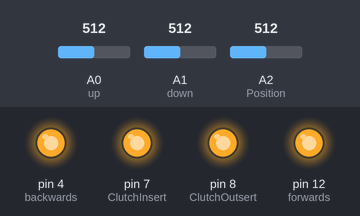
Simulated run of this sketch. Board: Arduino Uno, built with avr-gcc and run on an emulated ATmega328P. Parts: output pins drawn as LEDs (lit = HIGH). Dashed ring = blinking. Inputs (shaded band) come from the test bench; at power-on: A0 (up) = 512, A1 (down) = 512, A2 (Position) = 512. What the sketch prints to the serial monitor is not drawn.

Above: at 1.2 s.
1.3 s: A0 (up) set to 889
2.8 s: A0 (up) set to 908
At 3.1 s:
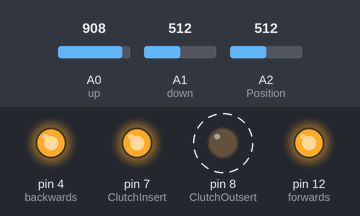
At 3.9 s:
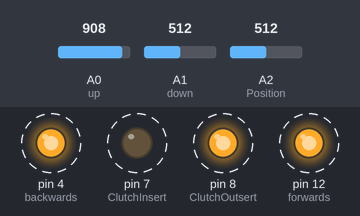
5.8 s: A1 (down) set to 910
At 7.02 s:
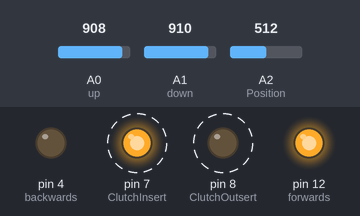
Timing chart, 0 to 14.8 s (numbered marks = the images above; inputs shaded):
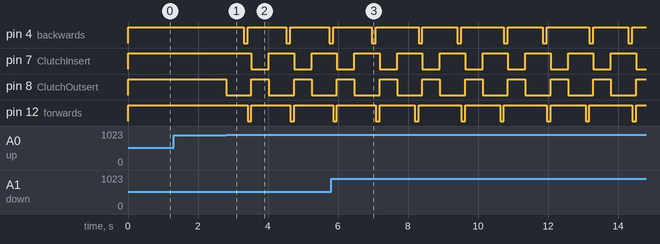

The sketch:

shift_codes.ino
```cpp
  const int forwards = 12;
  const int backwards = 4;
  const int up = 0;
  const int down = 1;
  int RPM_Pin = 0;
  bool shiftup = 0;
  bool shiftdown = 0;
  const int ClutchOutsert = 8;
  const int ClutchInsert = 7;
  const int Position = 2;
  int POS;
  int RPM;

void setup() {

pinMode(forwards, OUTPUT);//Set relay as an output
pinMode(backwards, OUTPUT);//Set relay as an output
pinMode(ClutchInsert, OUTPUT);
pinMode(ClutchOutsert, OUTPUT);
pinMode(up, INPUT);
pinMode(down, INPUT);
pinMode(RPM_Pin, INPUT);
pinMode(Position, INPUT);
Serial.begin(19200);

}

void loop()
{
  RPM = analogRead(RPM_Pin);
  POS = analogRead(Position);

  int num = analogRead(up);
  int num2 = analogRead(down);
  Serial.println(POS);
  if(num > 900)
  {
    digitalWrite(ClutchOutsert, LOW);
    digitalWrite(ClutchInsert, HIGH);
    POS = analogRead(Position);
    Serial.println(POS);
    delay(500);
    digitalWrite(forwards,HIGH);
    digitalWrite(backwards,LOW);
    delay(110);
    digitalWrite(forwards,LOW);
    digitalWrite(backwards,HIGH);
    delay(110);
    digitalWrite(forwards,HIGH);
    digitalWrite(backwards,HIGH);
    digitalWrite(ClutchOutsert, HIGH);
    digitalWrite(ClutchInsert, LOW);
    Serial.println(POS);
    delay(500);

  }
  else
   digitalWrite(forwards,HIGH);
   digitalWrite(backwards,HIGH);
   digitalWrite(ClutchOutsert, HIGH);
   digitalWrite(ClutchInsert, HIGH);

  if(num2 > 900)
  {
    digitalWrite(ClutchOutsert, LOW);
    digitalWrite(ClutchInsert, HIGH);
    POS = analogRead(Position);
    Serial.println(POS);
    delay(500);
    digitalWrite(forwards,LOW);
    digitalWrite(backwards,HIGH);
    delay(110);
    digitalWrite(forwards,HIGH);
    digitalWrite(backwards,LOW);
    delay(110);
    digitalWrite(forwards,HIGH);
    digitalWrite(backwards,HIGH);
    digitalWrite(ClutchOutsert, HIGH);
    digitalWrite(ClutchInsert, LOW);
    POS = analogRead(Position);
    Serial.println(POS);
    delay(500);
  }
  else
   digitalWrite(backwards,HIGH);
   digitalWrite(forwards,HIGH);
   digitalWrite(ClutchInsert,HIGH);
   digitalWrite(ClutchOutsert,HIGH);
}
```

Measured:
- the behaviour switches between 900 and 901 on A0 (up) (found by bisection; images 0 and 1)
- after the input at 1.3 s, every drawn part: stays the same
- after the input at 2.8 s, pin 4 (backwards): alternates HIGH for 1.1 s and LOW for 0.11 s, starting after 0.51 s; pin 7 (ClutchInsert): alternates HIGH for 0.72 s and LOW for 0.50 s, starting after 0.73 s
